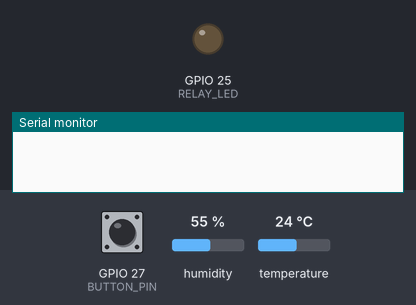
Bench run of a sketch on a simulated ESP32. Parts: output pins drawn as LEDs (lit = HIGH), the last lines printed to the serial monitor. Inputs (shaded band) come from the test bench; at power-on: temperature 24 °C, GPIO 27 (BUTTON_PIN) HIGH, humidity 55 %.

Above: at 2.8 s.
2.9 s: temperature set to 31.7 °C
5.2 s: temperature set to 32.5 °C
At 6.7 s:
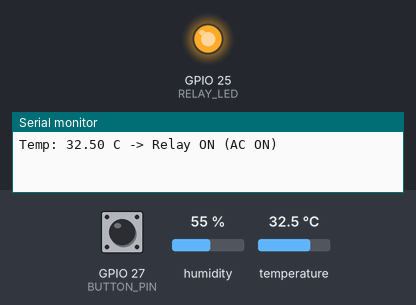
7.5 s: GPIO 27 (BUTTON_PIN) pulled LOW for 1.2 s
At 8.4 s:
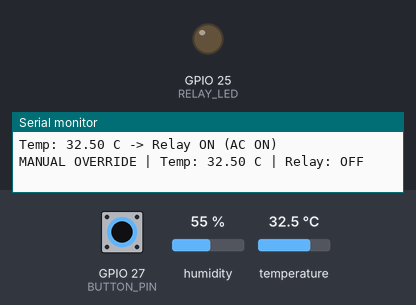
10.2 s: GPIO 27 (BUTTON_PIN) pulled LOW for 1.2 s
At 11.6 s:
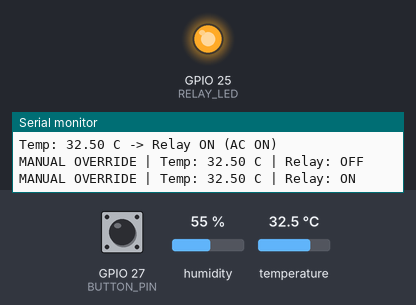
12.9 s: GPIO 27 (BUTTON_PIN) pulled LOW for 3.2 s
At 14.3 s:
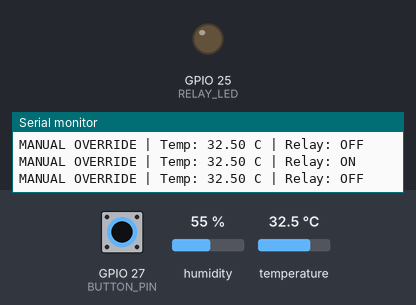
Timing chart, 0 to 15.9 s (numbered marks = the images above; inputs shaded):
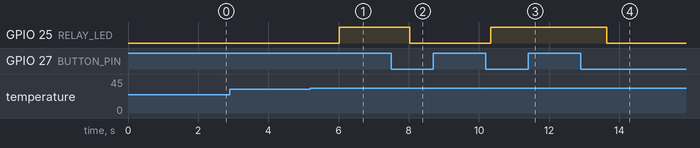

The sketch:

relay_simulation.ino
```cpp
/*
-------------------------------------------------------
Project      : Relay Controlled AC Simulation
Author       : Priyanshu Yadav
Roll Number  : 24BCA037

Description:
LED simulates an AC appliance controlled through a relay.
-------------------------------------------------------
*/

#include <DHT.h>

#define DHTPIN 2
#define DHTTYPE DHT22

#define RELAY_LED 25
#define BUTTON_PIN 27

DHT dht(DHTPIN, DHTTYPE);

bool relayState = false;
bool manualOverride = false;
bool lastButtonState = HIGH;

void setup() {

  Serial.begin(115200);

  dht.begin();

  pinMode(RELAY_LED, OUTPUT);
  pinMode(BUTTON_PIN, INPUT_PULLUP);

  digitalWrite(RELAY_LED, LOW);

}

void loop() {

  float temp = dht.readTemperature();

  if (isnan(temp)) {
    Serial.println("Sensor Error");
    delay(1000);
    return;
  }

  // ---------- Manual Override ----------

  bool buttonState = digitalRead(BUTTON_PIN);

  if (lastButtonState == HIGH && buttonState == LOW) {

    manualOverride = !manualOverride;

    relayState = !relayState;

    digitalWrite(RELAY_LED, relayState);

    Serial.print("MANUAL OVERRIDE | Temp: ");
    Serial.print(temp);
    Serial.print(" C | Relay: ");

    if (relayState)
      Serial.println("ON");
    else
      Serial.println("OFF");

    delay(300);
  }

  lastButtonState = buttonState;

  // ---------- Automatic Mode ----------

  if (!manualOverride) {

    // Turn ON above 32°C
    if (temp > 32 && !relayState) {

      relayState = true;

      digitalWrite(RELAY_LED, HIGH);

      Serial.print("Temp: ");
      Serial.print(temp);
      Serial.println(" C -> Relay ON (AC ON)");

    }

    // Turn OFF below 28°C
    else if (temp < 28 && relayState) {

      relayState = false;

      digitalWrite(RELAY_LED, LOW);

      Serial.print("Temp: ");
      Serial.print(temp);
      Serial.println(" C -> Relay OFF (AC OFF)");

    }

  }

  delay(1000);

}
```

Measured:
- the behaviour switches between 32 and 32.1 °C on temperature (found by bisection; images 0 and 1)
- after the input at 2.9 s, every drawn part: stays the same
- after the input at 5.2 s, GPIO 25 (RELAY_LED): LOW → HIGH after 0.82 s
- after the input at 7.5 s, GPIO 25 (RELAY_LED): HIGH → LOW after 0.53 s
- after the input at 10.2 s, GPIO 25 (RELAY_LED): LOW → HIGH after 0.13 s
- after the input at 12.9 s, GPIO 25 (RELAY_LED): HIGH → LOW after 0.74 s
